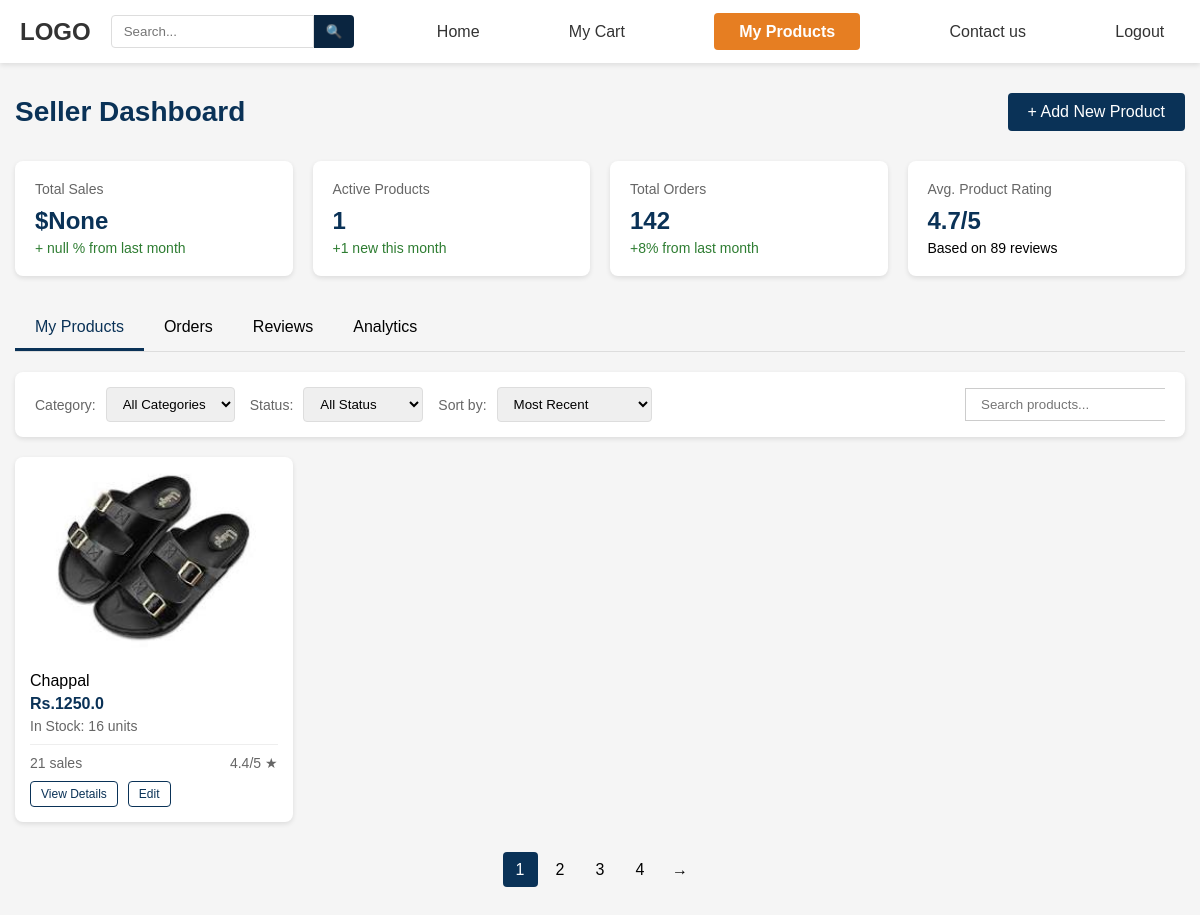
The app's page /seller_dashboard (signed in), older data.
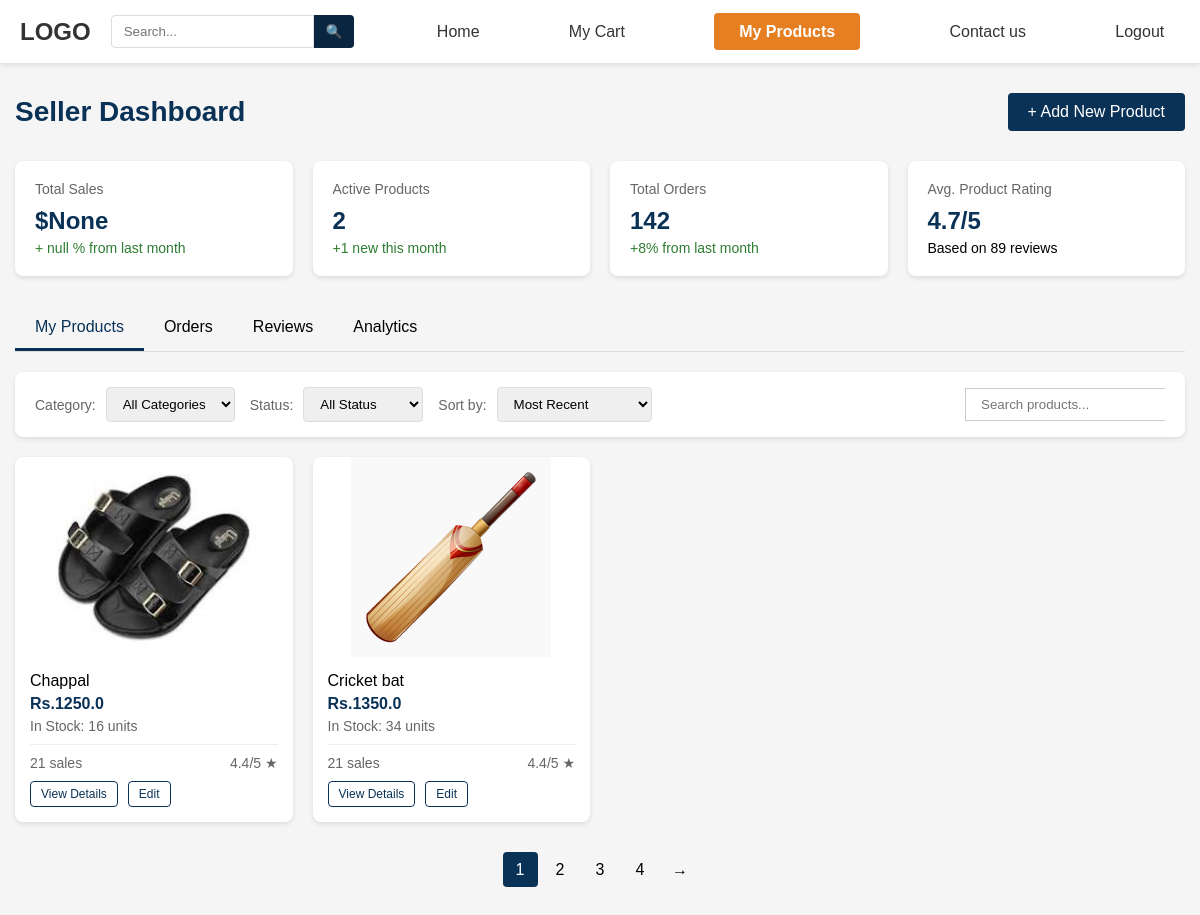
The same page, newer data.
### dashboard/models.py (models this page shows, shortened)
class Product(models.Model):
    class ProductType(models.TextChoices):
        CLOTHING = 'clothing', 'Clothing'
        ELECTRONICS = 'electronics', 'Electronics'
        ACCESSORIES = 'accessories', 'Accessories'
        FOOTWEAR = 'footwear', 'Footwear'
        WATCHES = 'watches', 'Watches'
        BAGS = 'bags', 'Bags'
        OTHER = 'other', 'Other'
    seller = models.ForeignKey(CustomUser, on_delete=models.CASCADE,related_name='products')
    name = models.CharField(max_length=64)
    brand = models.CharField(max_length=64)
    price = models.FloatField()
    main_image = models.ImageField(upload_to='product_images/')
    description = models.TextField()
    key_features = models.TextField()
    stock = models.IntegerField()
    category = models.CharField(max_length=64,choices=ProductType.choices,default=ProductType.OTHER)

### dashboard/views.py (the view)
# urls.py: path('seller_dashboard',views.sellerdashboard,name='sellerdashboard'),
@login_required(redirect_field_name='login')
def sellerdashboard(request):
    if not request.user.is_seller:
        return redirect('cart')
    products = Product.objects.filter(seller=request.user)
    count = products.count()
    return render(request,'seller_dashboard.html',{'products':products,'count':count,'page':'sellerdashboard'})

### dashboard/templates/seller_dashboard.html (shortened to what this page needs)
{% extends 'base.html' %}
{% load static %}
{% block css %}
<link rel="stylesheet" href="{% static 'dashboard/css/seller_dash.css' %}">
{% endblock %}
{% block maincontent %}
    <div class="container">
        <div class="dashboard-header">
            <h1 class="dashboard-title">Seller Dashboard</h1>
            <button class="btn btn-primary"><a href="{% url 'add_products' %}">+ Add New Product</a></button>
        </div>
        <div class="stats-container">
            <div class="stat-card">
                <div class="stat-title">Total Sales</div>
                <div class="stat-value">$None</div>
                <div class="stat-change stat-up">+ null % from last month</div>
            </div>
            <div class="stat-card">
                <div class="stat-title">Active Products</div>
                <div class="stat-value">{{ count }}</div>
                <div class="stat-change stat-up">+1 new this month</div>
            </div>
            <div class="stat-card">
                <div class="stat-title">Total Orders</div>
                <div class="stat-value">142</div>
                <div class="stat-change stat-up">+8% from last month</div>
            </div>
            <div class="stat-card">
                <div class="stat-title">Avg. Product Rating</div>
                <div class="stat-value">4.7/5</div>
                <div class="stat-change">Based on 89 reviews</div>
            </div>
        </div>
        <div class="tabs">
            <div class="tab active">My Products</div>
            <div class="tab">Orders</div>
            <div class="tab">Reviews</div>
            <div class="tab">Analytics</div>
        </div>
        <div class="filter-bar">
            <div class="filter-left">
                <div class="filter-group">
                    <span class="filter-label">Category:</span>
                    <select class="filter-select">
                        <option value="all">All Categories</option>
                    </select>
                </div>
                <div class="filter-group">
                    <span class="filter-label">Status:</span>
                    <select class="filter-select">
                        <option value="all">All Status</option>
                    </select>
                </div>
                <div class="filter-group">
                    <span class="filter-label">Sort by:</span>
                    <select class="filter-select">
                        <option value="recent">Most Recent</option>
                    </select>
                </div>
            </div>
            <div>
                <input type="text" placeholder="Search products..." class="search-input">
            </div>
        </div>
        <div class="products-grid">
            {% if products %}
                {% for product in products %}
                <div class="product-card">
                    <img src="{{ product.main_image.url }}" alt="{{ product.name }}" class="product-image">
                    <div class="product-details">
                        <h3 class="product-name">{{ product.name }}</h3>
                        <div class="product-price">Rs.{{ product.price }}</div>
                        <div class="product-stock">In Stock: {{ product.stock }} units</div>
                        <div class="product-stats">
                            <span>21 sales</span>
                            <span>4.4/5 ★</span>
                        </div>
                        <div class="product-actions">
                            <button class="btn btn-sm btn-outline view-details" data-product="product6">View Details</button>
                            <button class="btn btn-sm btn-outline edit-product">Edit</button>
                        </div>
                    </div>
                </div>
                {% endfor %}
            {% endif %}
        </div>
        <div class="pagination">
            <div class="page-item active">1</div>
            <div class="page-item">2</div>
            <div class="page-item">3</div>
            <div class="page-item">4</div>
            <div class="page-item">→</div>
        </div>
    </div>
{% endblock %}

### dashboard/templates/base.html (shortened to what this page needs)
<!DOCTYPE html>
<html lang="en">
<head>
    {% load static %}
    <link rel="stylesheet" href="{% static 'dashboard/css/dashboard.css' %}">
    {% block css %}
    {% endblock %}
</head>
<body>
    <header>
        <div class="logo">LOGO</div>
        <div class="search-box">
            <input type="text" placeholder="Search...">
            <button>🔍</button>
        </div>
        <nav id="mainNav">
            <ul>
                <li><a href="{% url 'home' %}" class="nav-link {% if page == 'home' %}active{% endif %}" data-page="home">Home</a></li>
                <li><a href="{% url 'cart' %}" class="nav-link my-cart-btn {% if page == 'cart' %}active{% endif %}" data-page="shop">My Cart</a></li>
                {% if request.user.is_seller %}
                    <li><a href="{% url 'sellerdashboard' %}" class="nav-link my-cart-btn {% if page == 'sellerdashboard' %}active{% endif %}" data-page="shop">My Products</a></li>
                {% endif %}
                <li><a href="{% url 'contact' %}" class="nav-link {% if page == 'contact' %}active{% endif %}" data-page="contact">Contact us</a></li>
                {% if request.user.is_authenticated %}
                    <li><a href="{% url 'logout' %}" class="nav-link">Logout</a></li>
                {% else %}
                    <li><a href="{% url 'login' %}" class="nav-link {% if page == 'login' %}active{% endif %}">Login</a></li>
                {% endif %}
                    </ul>
                </nav>
    </header>
    {% block maincontent %}
    {% endblock %}
</body>
</html>

### static/dashboard/css/dashboard.css (style rules this page uses)
* { margin: 0; padding: 0; box-sizing: border-box; font-family: -apple-system, BlinkMacSystemFont, 'Segoe UI', Roboto, Oxygen, Ubuntu, Cantarell, 'Open Sans', 'Helvetica Neue', sans-serif; }
body { background-color: #f9f9f9; }
header { background-color: white; padding: 15px 20px; display: flex; justify-content: space-between; align-items: center; box-shadow: 0 2px 5px rgba(0,0,0,0.1); flex-wrap: wrap; }
img { object-fit: cover; max-width: 100%; height: auto; }
.logo { font-size: 24px; font-weight: bold; color: #0a2540; margin-right: 20px; }
nav { flex: 1; }
nav ul { display: flex; list-style: none; flex-wrap: wrap; gap: 10%; padding-left: 10%; }
nav ul li { margin: 0 15px 0 0; }
nav ul li a { text-decoration: none; color: #333; font-weight: 500; }
.nav-link.active { background-color: #e67e22; color: white; padding: 10px 25px; border: none; border-radius: 4px; font-weight: 600; transition: background-color 0.3s; }
.search-box { display: flex; align-items: center; }
.search-box input { padding: 8px 12px; border: 1px solid #ddd; border-radius: 4px 0 0 4px; outline: none; }
.search-box button { background-color: #0a2540; color: white; border: none; padding: 9px 12px; border-radius: 0 4px 4px 0; cursor: pointer; }
.product-card { background-color: white; border-radius: 8px; overflow: hidden; box-shadow: 0 2px 5px rgba(0,0,0,0.1); cursor: pointer; }
.product-image { height: 200px; display: flex; align-items: center; justify-content: center; background-color: #f9f9f9; }
.product-price { font-weight: 600; color: #333; margin-bottom: 10px; }

Row changes from the older to the newer data that the page shows:
added Product: main_image (picture), name "Cricket bat", price "1350.0", stock "34"
Text that changed along with them:
{{ count }}: "1" → "2"
